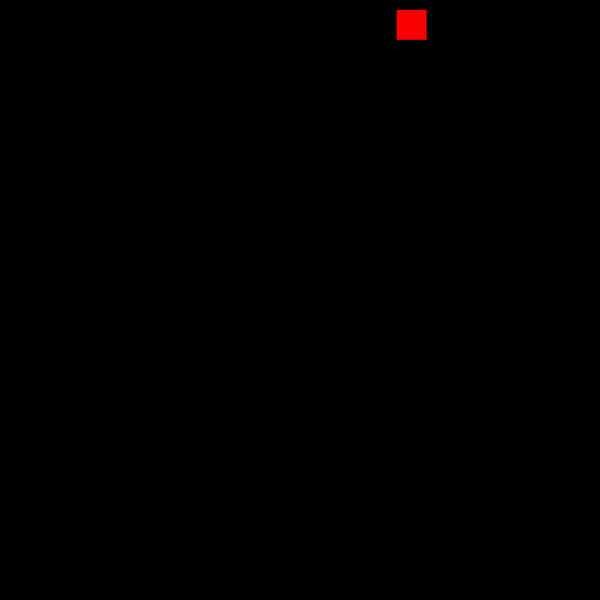
Frame 1 (no input)
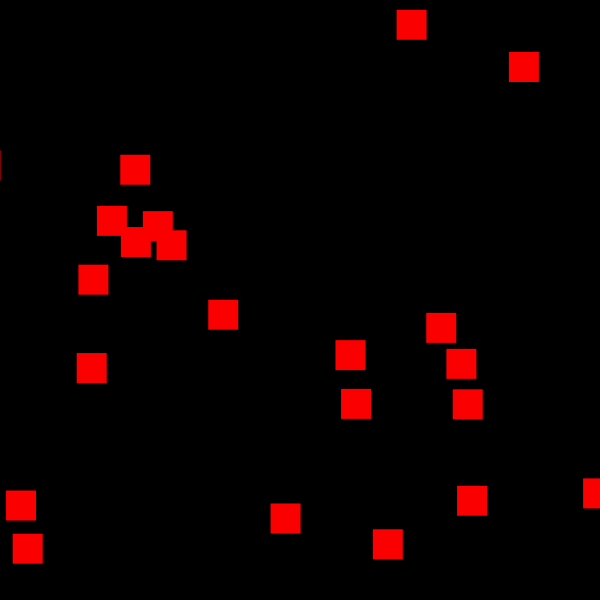
Frame 60 (the mouse pressed at the canvas centre just before this capture)
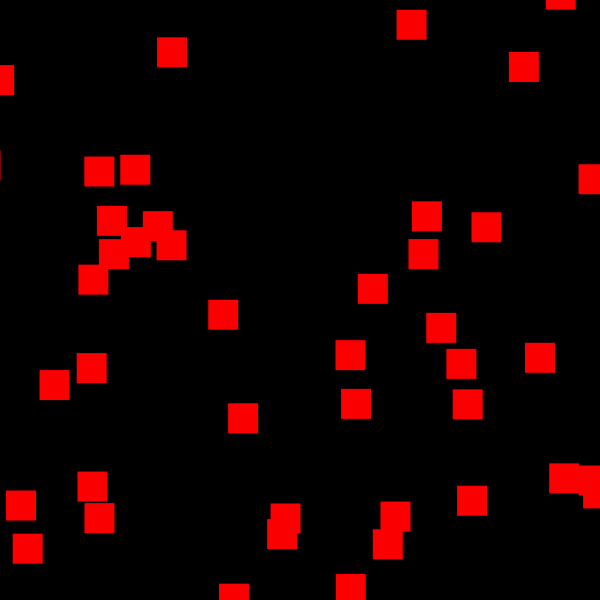
Frame 120 (the mouse held since frame 60 and released just before this capture)

The Processing sketch that drew these frames (run headless with seeded random() and noise(); from frame 60 on, the mouse is pressed at the canvas centre):

// Processing sketch: processing_53786
// ── processing_53786.pde


void setup()
{
  size(600,600);
  background(0,0,0);
  frameRate(200);
}

 void draw()
 { 
   noStroke();
   fill(250,0,0);
   rect(250+random(-500,500),250+random(-500,500),30,30);
 }
